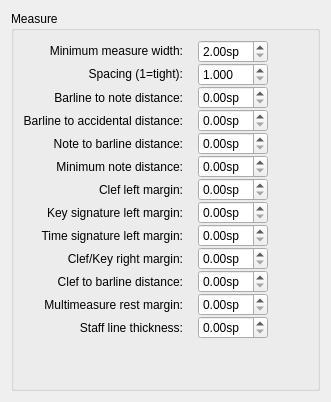
     <widget class="QWidget" name="Page5">
      <layout class="QVBoxLayout" name="verticalLayout_4">
       <property name="spacing">
        <number>0</number>
       </property>
       <item>
        <widget class="QGroupBox" name="groupBox_3">
         <property name="title">
          <string>Measure</string>
         </property>
         <property name="flat">
          <bool>false</bool>
         </property>
         <layout class="QGridLayout" name="gridLayout_9">
          <item row="0" column="0">
           <layout class="QGridLayout" name="gridLayout_99">
            <property name="horizontalSpacing">
             <number>10</number>
            </property>
            <property name="verticalSpacing">
             <number>0</number>
            </property>
            <item row="9" column="1">
             <widget class="QDoubleSpinBox" name="clefKeyRightMargin">
              <property name="sizePolicy">
               <sizepolicy hsizetype="Preferred" vsizetype="Fixed">
                <horstretch>0</horstretch>
                <verstretch>0</verstretch>
               </sizepolicy>
              </property>
              <property name="suffix">
               <string>sp</string>
              </property>
              <property name="singleStep">
               <double>0.050000000000000</double>
              </property>
             </widget>
            </item>
            <item row="1" column="0">
             <widget class="QLabel" name="label_11">
              <property name="sizePolicy">
               <sizepolicy hsizetype="Expanding" vsizetype="Fixed">
                <horstretch>0</horstretch>
                <verstretch>0</verstretch>
               </sizepolicy>
              </property>
              <property name="text">
               <string>Spacing (1=tight):</string>
              </property>
              <property name="textFormat">
               <enum>Qt::AutoText</enum>
              </property>
              <property name="alignment">
               <set>Qt::AlignRight|Qt::AlignTrailing|Qt::AlignVCenter</set>
              </property>
              <property name="wordWrap">
               <bool>false</bool>
              </property>
              <property name="indent">
               <number>5</number>
              </property>
              <property name="buddy">
               <cstring>measureSpacing</cstring>
              </property>
             </widget>
            </item>
            <item row="0" column="0">
             <widget class="QLabel" name="label_89">
              <property name="sizePolicy">
               <sizepolicy hsizetype="Expanding" vsizetype="Fixed">
                <horstretch>0</horstretch>
                <verstretch>0</verstretch>
               </sizepolicy>
              </property>
              <property name="text">
               <string>Minimum measure width:</string>
              </property>
              <property name="alignment">
               <set>Qt::AlignRight|Qt::AlignTrailing|Qt::AlignVCenter</set>
              </property>
              <property name="wordWrap">
               <bool>false</bool>
              </property>
              <property name="indent">
               <number>5</number>
              </property>
              <property name="buddy">
               <cstring>minMeasureWidth_2</cstring>
              </property>
             </widget>
            </item>
            <item row="0" column="1">
             <widget class="QDoubleSpinBox" name="minMeasureWidth_2">
              <property name="suffix">
               <string extracomment="spatium unit">sp</string>
              </property>
              <property name="minimum">
               <double>2.000000000000000</double>
              </property>
             </widget>
            </item>
            <item row="4" column="0">
             <widget class="QLabel" name="label_13">
              <property name="sizePolicy">
               <sizepolicy hsizetype="Expanding" vsizetype="Preferred">
                <horstretch>0</horstretch>
                <verstretch>0</verstretch>
               </sizepolicy>
              </property>
              <property name="text">
               <string>Note to barline distance:</string>
              </property>
              <property name="alignment">
               <set>Qt::AlignRight|Qt::AlignTrailing|Qt::AlignVCenter</set>
              </property>
              <property name="wordWrap">
               <bool>false</bool>
              </property>
              <property name="indent">
               <number>5</number>
              </property>
              <property name="buddy">
               <cstring>noteBarDistance</cstring>
              </property>
             </widget>
            </item>
            <item row="2" column="0">
             <widget class="QLabel" name="label_12">
              <property name="sizePolicy">
               <sizepolicy hsizetype="Expanding" vsizetype="Preferred">
                <horstretch>0</horstretch>
                <verstretch>0</verstretch>
               </sizepolicy>
              </property>
              <property name="text">
               <string>Barline to note distance:</string>
              </property>
              <property name="alignment">
               <set>Qt::AlignRight|Qt::AlignTrailing|Qt::AlignVCenter</set>
              </property>
              <property name="wordWrap">
               <bool>false</bool>
              </property>
              <property name="indent">
               <number>5</number>
              </property>
              <property name="buddy">
               <cstring>barNoteDistance</cstring>
              </property>
             </widget>
            </item>
            <item row="4" column="1">
             <widget class="QDoubleSpinBox" name="noteBarDistance">
              <property name="sizePolicy">
               <sizepolicy hsizetype="Preferred" vsizetype="Fixed">
                <horstretch>0</horstretch>
                <verstretch>0</verstretch>
               </sizepolicy>
              </property>
              <property name="suffix">
               <string>sp</string>
              </property>
              <property name="singleStep">
               <double>0.100000000000000</double>
              </property>
             </widget>
            </item>
            <item row="1" column="1">
             <widget class="QDoubleSpinBox" name="measureSpacing">
              <property name="sizePolicy">
               <sizepolicy hsizetype="Preferred" vsizetype="Fixed">
                <horstretch>0</horstretch>
                <verstretch>0</verstretch>
               </sizepolicy>
              </property>
              <property name="decimals">
               <number>3</number>
              </property>
              <property name="minimum">
               <double>1.000000000000000</double>
              </property>
              <property name="singleStep">
               <double>0.100000000000000</double>
              </property>
             </widget>
            </item>
            <item row="2" column="1">
             <widget class="QDoubleSpinBox" name="barNoteDistance">
              <property name="sizePolicy">
               <sizepolicy hsizetype="Preferred" vsizetype="Fixed">
                <horstretch>0</horstretch>
                <verstretch>0</verstretch>
               </sizepolicy>
              </property>
              <property name="suffix">
               <string>sp</string>
              </property>
              <property name="singleStep">
               <double>0.100000000000000</double>
              </property>
             </widget>
            </item>
            <item row="6" column="0">
             <widget class="QLabel" name="label_18">
              <property name="sizePolicy">
               <sizepolicy hsizetype="Expanding" vsizetype="Preferred">
                <horstretch>0</horstretch>
                <verstretch>0</verstretch>
               </sizepolicy>
              </property>
              <property name="text">
               <string>Clef left margin:</string>
              </property>
              <property name="alignment">
               <set>Qt::AlignRight|Qt::AlignTrailing|Qt::AlignVCenter</set>
              </property>
              <property name="wordWrap">
               <bool>false</bool>
              </property>
              <property name="indent">
               <number>5</number>
              </property>
              <property name="buddy">
               <cstring>clefLeftMargin</cstring>
              </property>
             </widget>
            </item>
            <item row="5" column="0">
             <widget class="QLabel" name="label_14">
              <property name="sizePolicy">
               <sizepolicy hsizetype="Expanding" vsizetype="Preferred">
                <horstretch>0</horstretch>
                <verstretch>0</verstretch>
               </sizepolicy>
              </property>
              <property name="text">
               <string>Minimum note distance:</string>
              </property>
              <property name="alignment">
               <set>Qt::AlignRight|Qt::AlignTrailing|Qt::AlignVCenter</set>
              </property>
              <property name="wordWrap">
               <bool>false</bool>
              </property>
              <property name="indent">
               <number>5</number>
              </property>
              <property name="buddy">
               <cstring>minNoteDistance</cstring>
              </property>
             </widget>
            </item>
            <item row="6" column="1">
             <widget class="QDoubleSpinBox" name="clefLeftMargin">
              <property name="sizePolicy">
               <sizepolicy hsizetype="Preferred" vsizetype="Fixed">
                <horstretch>0</horstretch>
                <verstretch>0</verstretch>
               </sizepolicy>
              </property>
              <property name="suffix">
               <string>sp</string>
              </property>
              <property name="singleStep">
               <double>0.100000000000000</double>
              </property>
             </widget>
            </item>
            <item row="5" column="1">
             <widget class="QDoubleSpinBox" name="minNoteDistance">
              <property name="sizePolicy">
               <sizepolicy hsizetype="Preferred" vsizetype="Fixed">
                <horstretch>0</horstretch>
                <verstretch>0</verstretch>
               </sizepolicy>
              </property>
              <property name="suffix">
               <string>sp</string>
              </property>
              <property name="singleStep">
               <double>0.100000000000000</double>
              </property>
             </widget>
            </item>
            <item row="7" column="0">
             <widget class="QLabel" name="label_19">
              <property name="sizePolicy">
               <sizepolicy hsizetype="Expanding" vsizetype="Preferred">
                <horstretch>0</horstretch>
                <verstretch>0</verstretch>
               </sizepolicy>
              </property>
              <property name="text">
               <string>Key signature left margin:</string>
              </property>
              <property name="alignment">
               <set>Qt::AlignRight|Qt::AlignTrailing|Qt::AlignVCenter</set>
              </property>
              <property name="wordWrap">
               <bool>false</bool>
              </property>
              <property name="indent">
               <number>5</number>
              </property>
              <property name="buddy">
               <cstring>keysigLeftMargin</cstring>
              </property>
             </widget>
            </item>
            <item row="7" column="1">
             <widget class="QDoubleSpinBox" name="keysigLeftMargin">
              <property name="sizePolicy">
               <sizepolicy hsizetype="Preferred" vsizetype="Fixed">
                <horstretch>0</horstretch>
                <verstretch>0</verstretch>
               </sizepolicy>
              </property>
              <property name="suffix">
               <string>sp</string>
              </property>
              <property name="singleStep">
               <double>0.100000000000000</double>
              </property>
             </widget>
            </item>
            <item row="8" column="0">
             <widget class="QLabel" name="label_20">
              <property name="sizePolicy">
               <sizepolicy hsizetype="Expanding" vsizetype="Preferred">
                <horstretch>0</horstretch>
                <verstretch>0</verstretch>
               </sizepolicy>
              </property>
              <property name="text">
               <string>Time signature left margin:</string>
              </property>
              <property name="alignment">
               <set>Qt::AlignRight|Qt::AlignTrailing|Qt::AlignVCenter</set>
              </property>
              <property name="wordWrap">
               <bool>false</bool>
              </property>
              <property name="indent">
               <number>5</number>
              </property>
              <property name="buddy">
               <cstring>timesigLeftMargin</cstring>
              </property>
             </widget>
            </item>
            <item row="8" column="1">
             <widget class="QDoubleSpinBox" name="timesigLeftMargin">
              <property name="sizePolicy">
               <sizepolicy hsizetype="Preferred" vsizetype="Fixed">
                <horstretch>0</horstretch>
                <verstretch>0</verstretch>
               </sizepolicy>
              </property>
              <property name="suffix">
               <string>sp</string>
              </property>
              <property name="singleStep">
               <double>0.100000000000000</double>
              </property>
             </widget>
            </item>
            <item row="9" column="0">
             <widget class="QLabel" name="label_21">
              <property name="sizePolicy">
               <sizepolicy hsizetype="Expanding" vsizetype="Preferred">
                <horstretch>0</horstretch>
                <verstretch>0</verstretch>
               </sizepolicy>
              </property>
              <property name="text">
               <string>Clef/Key right margin:</string>
              </property>
              <property name="textFormat">
               <enum>Qt::PlainText</enum>
              </property>
              <property name="alignment">
               <set>Qt::AlignRight|Qt::AlignTrailing|Qt::AlignVCenter</set>
              </property>
              <property name="wordWrap">
               <bool>false</bool>
              </property>
              <property name="indent">
               <number>5</number>
              </property>
              <property name="buddy">
               <cstring>clefKeyRightMargin</cstring>
              </property>
             </widget>
            </item>
            <item row="10" column="0">
             <widget class="QLabel" name="label_53">
              <property name="sizePolicy">
               <sizepolicy hsizetype="Expanding" vsizetype="Preferred">
                <horstretch>0</horstretch>
                <verstretch>0</verstretch>
               </sizepolicy>
              </property>
              <property name="text">
               <string>Clef to barline distance:</string>
              </property>
              <property name="alignment">
               <set>Qt::AlignRight|Qt::AlignTrailing|Qt::AlignVCenter</set>
              </property>
              <property name="wordWrap">
               <bool>false</bool>
              </property>
              <property name="indent">
               <number>5</number>
              </property>
              <property name="buddy">
               <cstring>clefBarlineDistance</cstring>
              </property>
             </widget>
            </item>
            <item row="10" column="1">
             <widget class="QDoubleSpinBox" name="clefBarlineDistance">
              <property name="suffix">
               <string extracomment="spatium unit">sp</string>
              </property>
              <property name="singleStep">
               <double>0.010000000000000</double>
              </property>
             </widget>
            </item>
            <item row="12" column="0">
             <widget class="QLabel" name="label">
              <property name="sizePolicy">
               <sizepolicy hsizetype="Expanding" vsizetype="Preferred">
                <horstretch>0</horstretch>
                <verstretch>0</verstretch>
               </sizepolicy>
              </property>
              <property name="text">
               <string>Staff line thickness:</string>
              </property>
              <property name="alignment">
               <set>Qt::AlignRight|Qt::AlignTrailing|Qt::AlignVCenter</set>
              </property>
              <property name="wordWrap">
               <bool>false</bool>
              </property>
              <property name="indent">
               <number>5</number>
              </property>
              <property name="buddy">
               <cstring>staffLineWidth</cstring>
              </property>
             </widget>
            </item>
            <item row="3" column="0">
             <widget class="QLabel" name="label_102">
              <property name="sizePolicy">
               <sizepolicy hsizetype="Expanding" vsizetype="Preferred">
                <horstretch>0</horstretch>
                <verstretch>0</verstretch>
               </sizepolicy>
              </property>
              <property name="text">
               <string>Barline to accidental distance:</string>
              </property>
              <property name="alignment">
               <set>Qt::AlignRight|Qt::AlignTrailing|Qt::AlignVCenter</set>
              </property>
              <property name="wordWrap">
               <bool>false</bool>
              </property>
              <property name="indent">
               <number>5</number>
              </property>
             </widget>
            </item>
            <item row="12" column="1">
             <widget class="QDoubleSpinBox" name="staffLineWidth">
              <property name="suffix">
               <string extracomment="spatium unit">sp</string>
              </property>
              <property name="singleStep">
               <double>0.100000000000000</double>
              </property>
             </widget>
            </item>
            <item row="3" column="1">
             <widget class="QDoubleSpinBox" name="barAccidentalDistance">
              <property name="sizePolicy">
               <sizepolicy hsizetype="Preferred" vsizetype="Fixed">
                <horstretch>0</horstretch>
                <verstretch>0</verstretch>
               </sizepolicy>
              </property>
              <property name="suffix">
               <string>sp</string>
              </property>
              <property name="singleStep">
               <double>0.100000000000000</double>
              </property>
             </widget>
            </item>
            <item row="11" column="0">
             <widget class="QLabel" name="label_103">
              <property name="text">
               <string>Multimeasure rest margin:</string>
              </property>
              <property name="alignment">
               <set>Qt::AlignRight|Qt::AlignTrailing|Qt::AlignVCenter</set>
              </property>
              <property name="indent">
               <number>5</number>
              </property>
             </widget>
            </item>
            <item row="11" column="1">
             <widget class="QDoubleSpinBox" name="multiMeasureRestMargin">
              <property name="sizePolicy">
               <sizepolicy hsizetype="Preferred" vsizetype="Fixed">
                <horstretch>0</horstretch>
                <verstretch>0</verstretch>
               </sizepolicy>
              </property>
              <property name="suffix">
               <string>sp</string>
              </property>
              <property name="singleStep">
               <double>0.100000000000000</double>
              </property>
             </widget>
            </item>
           </layout>
          </item>
          <item row="0" column="1">
           <spacer name="horizontalSpacer_7">
            <property name="orientation">
             <enum>Qt::Horizontal</enum>
            </property>
            <property name="sizeType">
             <enum>QSizePolicy::Expanding</enum>
            </property>
            <property name="sizeHint" stdset="0">
             <size>
              <width>40</width>
              <height>20</height>
             </size>
            </property>
           </spacer>
          </item>
          <item row="1" column="0">
           <spacer name="verticalSpacer_11">
            <property name="orientation">
             <enum>Qt::Vertical</enum>
            </property>
            <property name="sizeHint" stdset="0">
             <size>
              <width>20</width>
              <height>40</height>
             </size>
            </property>
           </spacer>
          </item>
         </layout>
        </widget>
       </item>
      </layout>
     </widget>
